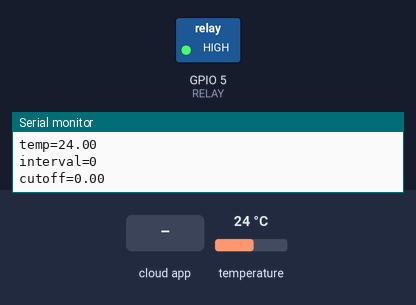
A program run on a simulated ESP8266 (NodeMCU). On the bench: switched loads named in the program (green lamp = pin HIGH), the last lines printed to the serial monitor. The inputs (shaded band) are chosen by the test bench; at power-on: temperature 24 °C. WiFi joins after 1.5 s; servers stay silent unless stated; uploads are accepted with an empty reply; the Firebase database answers and starts empty.

Above: at 2.7 s.
2.8 s: the phone or cloud app sets cutoff to 25
At 5.3 s:
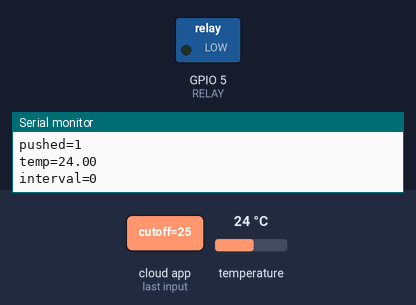
5.7 s: the phone or cloud app sets cutoff to 0
At 7.0 s:
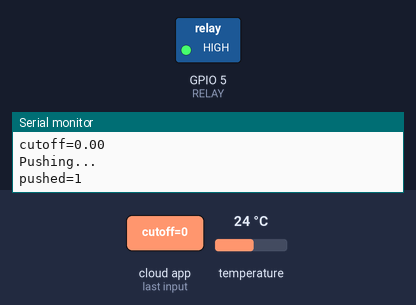
8.1 s: the phone or cloud app sets cutoff to 50
At 9.9 s:
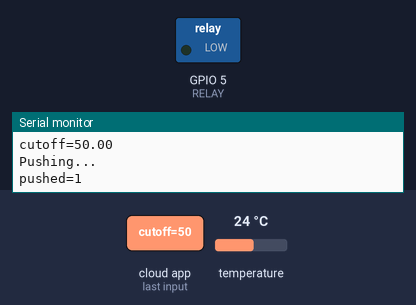
Timing chart, 0 to 11.4 s (numbered marks = the images above; inputs shaded):
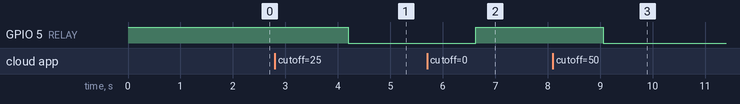

The program:

main.cpp
```cpp
#include <Arduino.h>

#include <ESP8266WiFi.h>
#include <ESP8266WiFiMulti.h>
#include <ESP8266HTTPClient.h>
#include <ESP8266httpUpdate.h>

#include <FirebaseArduino.h>

#include <OneWire.h>
#include <DallasTemperature.h>

#define ONE_WIRE_BUS 4
#define RELAY 5

#define WIFI_SSID "robocar"
#define WIFI_PASSWORD NULL

#define FIREBASE_HOST "hackathon-4d0b7.firebaseio.com"
#define FIREBASE_AUTH "RCOERBKp0G5T8i0qfKp08vRSJEiouIAtE10rBPjD"

OneWire oneWire(ONE_WIRE_BUS);
DallasTemperature DS18B20(&oneWire);
long lastTempUpdate = -86400000;

void setup() {
  Serial.begin(9600);
  pinMode(RELAY, OUTPUT);
  digitalWrite(RELAY, 1);
  // connect to wifi.
  WiFi.begin(WIFI_SSID, WIFI_PASSWORD);
  Serial.println("connecting");
  DS18B20.begin();
  while (WiFi.status() != WL_CONNECTED) {
    Serial.println(WiFi.status());
    delay(1);
  }
  Serial.println("connected: ");
  Serial.println(WiFi.localIP());
  Firebase.begin(FIREBASE_HOST, FIREBASE_AUTH);
}

float getTemperature() {
    DS18B20.requestTemperatures();
    return DS18B20.getTempCByIndex(0);
}

bool notifyHuman() {
    HTTPClient http;
    String s;
    s += "http://api.thingspeak.com/apps/thinghttp/send_request?api_key=9CW5RPMXQWCMMCL2&number=";
    s += Firebase.getString("settings/phone");
    s+= "&message=Alert!";
    Serial.println(s);
    Serial.println(http.begin(s));
    int code = http.GET();
    Serial.println(code);
    return code >= 200 && code < 300;
}

DynamicJsonBuffer jsonBuffer;

void loop() {
  float temperature = getTemperature();
  Serial.print("temp=");
  Serial.println(temperature);
  long interval = Firebase.getInt("settings/secondaryInterval");
  Serial.print("interval=");
  Serial.println(interval);
  float cutoff = Firebase.getFloat("settings/cutoff");
  Serial.print("cutoff=");
  Serial.println(cutoff);
  static bool isAlert = false;
  bool res = temperature >= cutoff;
  digitalWrite(RELAY, res);
  if (res && !isAlert)
    if (notifyHuman())
        isAlert = res;
  long mil = millis();
  if (mil - lastTempUpdate >  interval * 1000L) {
    lastTempUpdate = mil;
    Serial.println("Pushing...");
    JsonObject& timeStampObject = jsonBuffer.createObject();
    timeStampObject[".sv"] = "timestamp";
    JsonObject& tempData = jsonBuffer.createObject();
    tempData["temperature"] = temperature;
    tempData["timestamp"] = timeStampObject;
    Firebase.push("secondary", tempData);
    Serial.print("pushed=");
    Serial.println(Firebase.success());
  }
}
```

Measured:
- after the input at 2.8 s, GPIO 5 (RELAY): HIGH → LOW after 1.4 s
- after the input at 5.7 s, GPIO 5 (RELAY): LOW → HIGH after 0.93 s
- after the input at 8.1 s, GPIO 5 (RELAY): HIGH → LOW after 0.96 s
